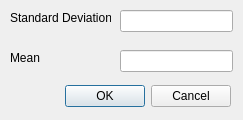
<?xml version="1.0" encoding="UTF-8"?>
<ui version="4.0">
 <class>CGaussianRandomnessProviderDlg</class>
 <widget class="QDialog" name="CGaussianRandomnessProviderDlg">
  <property name="geometry">
   <rect>
    <x>0</x>
    <y>0</y>
    <width>243</width>
    <height>120</height>
   </rect>
  </property>
  <property name="windowTitle">
   <string>Dialog</string>
  </property>
  <widget class="QDialogButtonBox" name="buttonBox">
   <property name="geometry">
    <rect>
     <x>-110</x>
     <y>80</y>
     <width>341</width>
     <height>32</height>
    </rect>
   </property>
   <property name="orientation">
    <enum>Qt::Horizontal</enum>
   </property>
   <property name="standardButtons">
    <set>QDialogButtonBox::Cancel|QDialogButtonBox::Ok</set>
   </property>
  </widget>
  <widget class="QLineEdit" name="lineEditSigma">
   <property name="geometry">
    <rect>
     <x>120</x>
     <y>10</y>
     <width>113</width>
     <height>22</height>
    </rect>
   </property>
  </widget>
  <widget class="QLabel" name="label">
   <property name="geometry">
    <rect>
     <x>10</x>
     <y>10</y>
     <width>101</width>
     <height>16</height>
    </rect>
   </property>
   <property name="text">
    <string>Standard Deviation</string>
   </property>
  </widget>
  <widget class="QLineEdit" name="lineEditMu">
   <property name="geometry">
    <rect>
     <x>120</x>
     <y>50</y>
     <width>113</width>
     <height>22</height>
    </rect>
   </property>
  </widget>
  <widget class="QLabel" name="label_2">
   <property name="geometry">
    <rect>
     <x>10</x>
     <y>50</y>
     <width>101</width>
     <height>16</height>
    </rect>
   </property>
   <property name="text">
    <string>Mean</string>
   </property>
  </widget>
 </widget>
 <resources/>
 <connections>
  <connection>
   <sender>buttonBox</sender>
   <signal>accepted()</signal>
   <receiver>CGaussianRandomnessProviderDlg</receiver>
   <slot>accept()</slot>
   <hints>
    <hint type="sourcelabel">
     <x>248</x>
     <y>254</y>
    </hint>
    <hint type="destinationlabel">
     <x>157</x>
     <y>274</y>
    </hint>
   </hints>
  </connection>
  <connection>
   <sender>buttonBox</sender>
   <signal>rejected()</signal>
   <receiver>CGaussianRandomnessProviderDlg</receiver>
   <slot>reject()</slot>
   <hints>
    <hint type="sourcelabel">
     <x>316</x>
     <y>260</y>
    </hint>
    <hint type="destinationlabel">
     <x>286</x>
     <y>274</y>
    </hint>
   </hints>
  </connection>
 </connections>
</ui>
